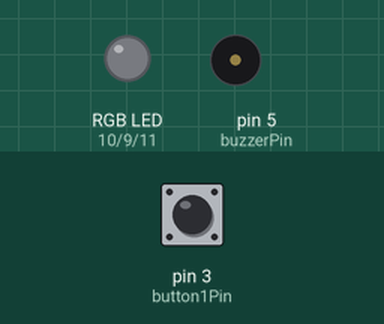
This sketch was run on a simulated Arduino Uno, built with avr-gcc and run on an emulated ATmega328P. Shown: an RGB LED mixed from three pins (HIGH = lit), buzzer (waves = sounding). The inputs (shaded band) are chosen by the test bench; at power-on: pin 3 (button1Pin) LOW. Dim RGB values are drawn brighter than linear; random numbers use the default seed unless the sketch sets one.

Above: at 1.2 s.
1.3 s: pin 3 (button1Pin) pulled HIGH for 0.15 s
At 1.7 s:
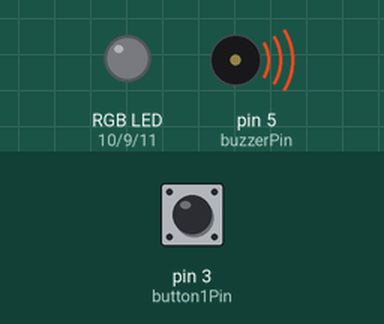
At 4.8 s:
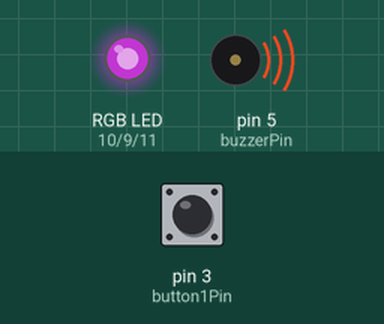
7.3 s: pin 3 (button1Pin) pulled HIGH for 3.2 s
15.0 s: pin 3 (button1Pin) driven LOW
17.9 s: pin 3 (button1Pin) driven HIGH
At 21.4 s:
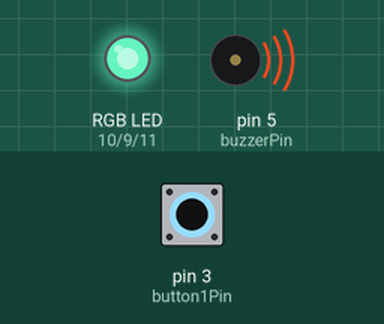
Timing chart, 0 to 29.9 s (numbered marks = the images above; inputs shaded):
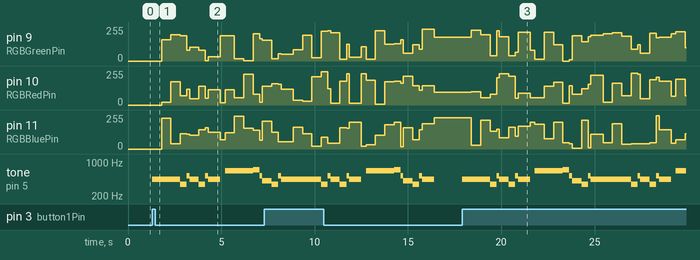

The sketch:

challenge_3.ino
```cpp
//Name: Alex Dorodko
//Date: 08/NOV/2020
//Purpose: This program stores one song, and plays it using the array.


int buzzerPin = 5 ; //The buzzerPin is connected to pin 5 of the Arduino.
int button1Pin = 3; //The SW1 button is connect to pin 2 of the Arduino.
int RGBBluePin = 11; // RGB Pins
int RGBRedPin = 10;
int RGBGreenPin = 9;

//The notes for the Starwars theme was found on this website, the code however, is my own. https://gist.github.com/nicksort/4736535
int starWarsFreq[] = {440, 440, 440, 349, 523, 440, 349, 523, 440, 0 , 659, 659, 659, 698, 523, 415, 349, 523, 440};
int starWarsDelays[] = {500, 500, 500, 350, 150, 500, 350, 150, 650, 250, 500, 500, 500, 350, 150, 500, 350, 150, 650};

void setup()
{
    pinMode(buzzerPin, OUTPUT); //Setup red LED pin as an output pin.
    pinMode(button1Pin, INPUT); //Setup button1 pin as an input pin.
}

void loop()
{
	if (digitalRead(button1Pin) == HIGH)
    { //Check to see if button1 is pressed.
        for (int i = 0; i < (sizeof(starWarsFreq) / sizeof(starWarsFreq[0])); i++)
        {
            //Go through each of the array indexes and play the frequency.
            tone(buzzerPin, starWarsFreq[i],starWarsDelays[i]);
		    delay(starWarsDelays[i]);

            analogWrite(RGBBluePin, random(0, 255));
            analogWrite(RGBRedPin, random(0, 255));
            analogWrite(RGBGreenPin, random(0, 255));
        }
	}
}
```

Measured:
- after the input at 1.3 s, pin 9 (RGBGreenPin): 0/255 → 158/255 after 0.50 s, → 197/255 0.50 s later, → 188/255 0.50 s later, → 80/255 0.35 s later, … (15 changes in this stretch); pin 10 (RGBRedPin): 0/255 → 19/255 after 0.50 s, → 175/255 0.50 s later, → 68/255 0.50 s later, → 120/255 0.35 s later, … (15 changes in this stretch)
- after the input at 17.9 s, pin 9 (RGBGreenPin): 180/255 → 232/255 after 0.50 s, → 197/255 0.50 s later, → 39/255 0.50 s later, → 228/255 0.35 s later, … (30 changes in this stretch); pin 10 (RGBRedPin): 95/255 → 98/255 after 0.50 s, → 53/255 0.50 s later, → 82/255 0.50 s later, → 205/255 0.35 s later, … (30 changes in this stretch)
